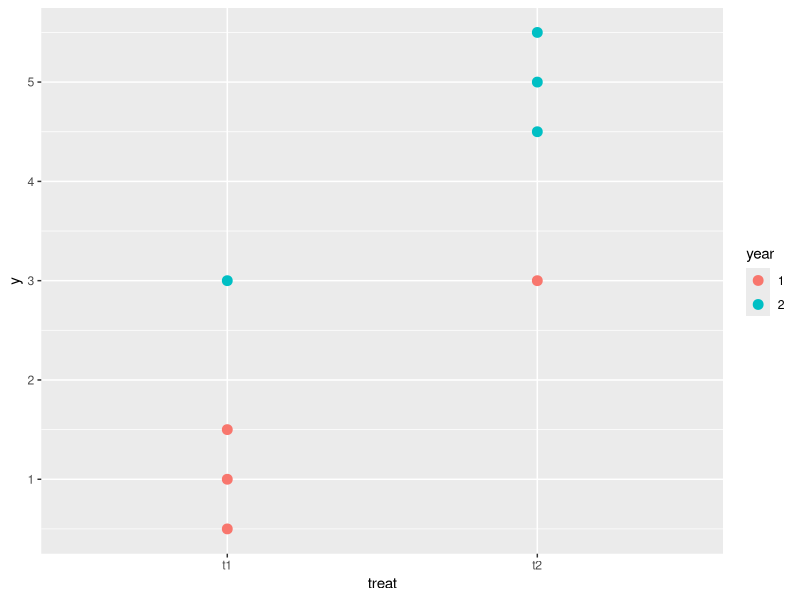
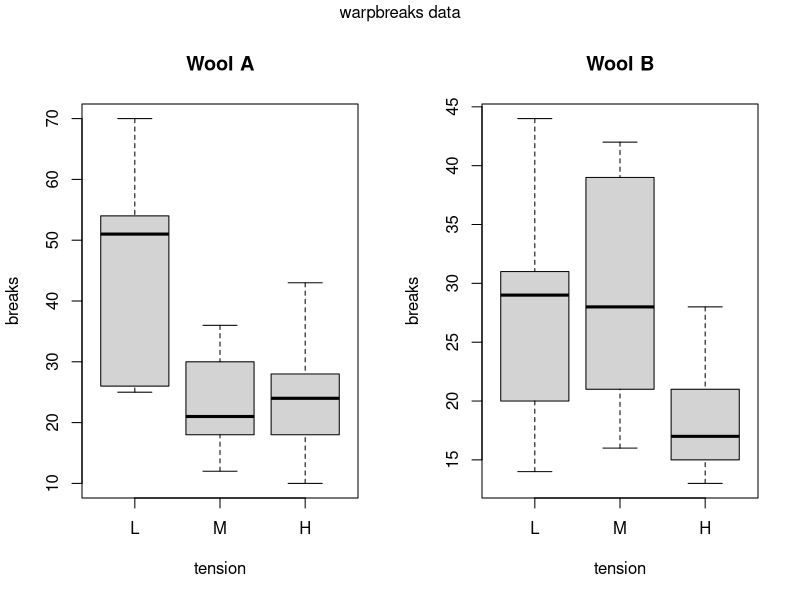

The R script that drew these images, in order: (Note: this script raises an error after producing the figures.)
### R code from vignette source 'LSmeans.Rnw'
### Encoding: ISO8859-1

###################################################
### code chunk number 1: LSmeans.Rnw:54-57
###################################################
require( doBy )
prettyVersion <- packageDescription("doBy")$Version
prettyDate <- format(Sys.Date())


###################################################
### code chunk number 2: LSmeans.Rnw:95-96
###################################################
options("width"=90, "digits"=3)


###################################################
### code chunk number 3: LSmeans.Rnw:107-111
###################################################
dir.create("figures")
oopt <- options()
options("digits"=4, "width"=80, "prompt"="> ", "continue"="  ")
##options(useFancyQuotes="UTF-8")


###################################################
### code chunk number 4: LSmeans.Rnw:151-152 (eval = FALSE)
###################################################
## lm( y ~ treat + block + year)


###################################################
### code chunk number 5: LSmeans.Rnw:171-173 (eval = FALSE)
###################################################
## library(lme4)
## lmer( y ~ treat + (1|block) + (1|year))


###################################################
### code chunk number 6: LSmeans.Rnw:208-213
###################################################
simdat<-structure(list(treat = structure(c(1L, 1L, 1L, 2L, 1L, 2L, 2L, 2L
), .Label = c("t1", "t2"), class = "factor"), year = structure(c(1L,
1L, 1L, 1L, 2L, 2L, 2L, 2L), .Label = c("1", "2"), class = "factor"),
    y = c(0.5, 1, 1.5, 3, 3, 4.5, 5, 5.5)), .Names = c("treat", "year",
"y"), row.names = c(NA, -8L), class = "data.frame")


###################################################
### code chunk number 7: LSmeans.Rnw:218-219
###################################################
simdat


###################################################
### code chunk number 8: simdat-fig
###################################################
library(ggplot2)
qplot(treat, y, data=simdat, color=year, size=I(3))


###################################################
### code chunk number 9: LSmeans.Rnw:231-233
###################################################
msim <- lm(y ~ treat + year, data=simdat)
LSmeans( msim, effect="treat")


###################################################
### code chunk number 10: LSmeans.Rnw:237-238
###################################################
summaryBy(y~treat, data=simdat)


###################################################
### code chunk number 11: LSmeans.Rnw:250-253
###################################################
summary( warpbreaks )
head( warpbreaks, 4 )
ftable(xtabs( ~ wool + tension, data=warpbreaks))


###################################################
### code chunk number 12: LSmeans.Rnw:257-264
###################################################
 opar <- par(mfrow = c(1, 2), oma = c(0, 0, 1.1, 0))
     plot(breaks ~ tension, data = warpbreaks, col = "lightgray",
          varwidth = TRUE, subset = wool == "A", main = "Wool A")
     plot(breaks ~ tension, data = warpbreaks, col = "lightgray",
          varwidth = TRUE, subset = wool == "B", main = "Wool B")
     mtext("warpbreaks data", side = 3, outer = TRUE)
     par(opar)


###################################################
### code chunk number 13: LSmeans.Rnw:268-269
###################################################
(warp.lm <- lm(breaks ~ wool + tension, data=warpbreaks))


###################################################
### code chunk number 14: LSmeans.Rnw:274-276
###################################################
uni <- unique(warpbreaks[,2:3])
prd <- cbind(breaks=predict(warp.lm, newdata=uni), uni); prd


###################################################
### code chunk number 15: LSmeans.Rnw:291-292
###################################################
LSmeans(warp.lm, effect="tension")


###################################################
### code chunk number 16: LSmeans.Rnw:298-299
###################################################
doBy::summaryBy(breaks ~ tension, data=warpbreaks)


###################################################
### code chunk number 17: LSmeans.Rnw:311-313
###################################################
warp.lm2 <- update(warp.lm, .~.+wool:tension)
coef( summary( warp.lm2 ))


###################################################
### code chunk number 18: LSmeans.Rnw:318-320
###################################################
K2 <- LSmatrix(warp.lm2, effect="tension"); K2
linest(warp.lm2, K=K2)


###################################################
### code chunk number 19: chick-fig
###################################################
library(ggplot2)
ChickWeight$Diet <- factor(ChickWeight$Diet)
qplot(Time, weight, data=ChickWeight, colour=Chick, facets=~Diet,
      geom=c("point","line"))


###################################################
### code chunk number 20: LSmeans.Rnw:350-353
###################################################
library(lme4)
rr <- lmer(weight~Time*Diet + (0+Time|Chick), data=ChickWeight)
coef(summary(rr))


###################################################
### code chunk number 21: LSmeans.Rnw:359-360
###################################################
LSmatrix(rr, effect="Diet")


###################################################
### code chunk number 22: LSmeans.Rnw:367-368
###################################################
K1 <- LSmatrix(rr, effect="Diet", at=list(Time=1)); K1


###################################################
### code chunk number 23: LSmeans.Rnw:374-377
###################################################
K0 <- LSmatrix(rr, effect="Diet", at=list(Time=0))
K1-K0
LSmeans(rr, K=K1-K0)


###################################################
### code chunk number 24: LSmeans.Rnw:382-389
###################################################
LSmeans_trend <- function(object, effect, trend){

    K<-LSmatrix(object, effect=effect, at=as.list(setNames(1, trend))) -
        LSmatrix(object, effect=effect, at=as.list(setNames(0, trend)))
    LSmeans(object, K=K)
}
LSmeans_trend(rr, effect="Diet", trend="Time")


###################################################
### code chunk number 25: LSmeans.Rnw:397-402
###################################################
data(CO2)
CO2 <- transform(CO2, Treat=Treatment, Treatment=NULL)
levels(CO2$Treat) <- c("nchil","chil")
levels(CO2$Type) <- c("Que","Mis")
ftable(xtabs( ~ Plant + Type + Treat, data=CO2), col.vars=2:3)


###################################################
### code chunk number 26: co2-fig
###################################################
qplot(x=log(conc), y=uptake, data=CO2, color=Treat, facets=~Type, size=I(3))


###################################################
### code chunk number 27: LSmeans.Rnw:413-415
###################################################
co2.lm1 <- lm(uptake ~ conc + Type + Treat, data=CO2)
LSmeans(co2.lm1, effect="Treat")


###################################################
### code chunk number 28: LSmeans.Rnw:421-423 (eval = FALSE)
###################################################
## co2.lm <- lm(uptake ~ log(conc) + Type + Treat, data=CO2)
## LSmeans(co2.lm, effect="Treat")


###################################################
### code chunk number 29: LSmeans.Rnw:428-431
###################################################
co2.lm2 <- lm(uptake ~ log.conc + Type + Treat,
             data=transform(CO2, log.conc=log(conc)))
LSmeans(co2.lm2, effect="Treat")


###################################################
### code chunk number 30: LSmeans.Rnw:438-440
###################################################
co2.lm3 <- lm(uptake ~ conc + I(conc^2) + Type + Treat, data=CO2)
LSmeans(co2.lm3, effect="Treat")


###################################################
### code chunk number 31: LSmeans.Rnw:448-451
###################################################
co2.lm4 <- lm(uptake ~ conc + conc2 + Type + Treat, data=
              transform(CO2, conc2=conc^2))
LSmeans(co2.lm4, effect="Treat")


###################################################
### code chunk number 32: LSmeans.Rnw:456-457
###################################################
LSmeans(co2.lm4, effect="Treat", at=list(conc=10, conc2=100))


###################################################
### code chunk number 33: LSmeans.Rnw:476-479
###################################################
warp.poi <- glm(breaks ~ wool + tension, family=poisson, data=warpbreaks)
LSmeans(warp.poi, effect="tension", type="link")
LSmeans(warp.poi, effect="tension", type="response")


###################################################
### code chunk number 34: LSmeans.Rnw:490-493
###################################################
warp.qpoi <- glm(breaks ~ wool + tension, family=quasipoisson, data=warpbreaks)
LSmeans(warp.qpoi, effect="tension", type="link")
LSmeans(warp.qpoi, effect="tension", type="response")


###################################################
### code chunk number 35: LSmeans.Rnw:499-502
###################################################
warp.poi2 <- glm(breaks ~ wool + tension, family=poisson(link=identity),
                 data=warpbreaks)
LSmeans(warp.poi2, effect="tension", type="link")


###################################################
### code chunk number 36: LSmeans.Rnw:516-519
###################################################
warp.gam <- glm(breaks ~ wool + tension, family=Gamma(link=identity),
                 data=warpbreaks)
LSmeans(warp.gam, effect="tension", type="link")


###################################################
### code chunk number 37: LSmeans.Rnw:539-542
###################################################
warp.poi3 <- glm(breaks ~ wool + tension, family=quasipoisson(link=identity),
                 data=warpbreaks)
LSmeans(warp.poi3, effect="tension")


###################################################
### code chunk number 38: LSmeans.Rnw:550-553
###################################################
library(lme4)
warp.mm <- lmer(breaks ~ tension + (1|wool), data=warpbreaks)
LSmeans(warp.mm, effect="tension")


###################################################
### code chunk number 39: LSmeans.Rnw:561-562
###################################################
VarCorr(warp.mm)


###################################################
### code chunk number 40: LSmeans.Rnw:569-570
###################################################
LSmeans(warp.mm, effect="tension", adjust.df=FALSE)


###################################################
### code chunk number 41: LSmeans.Rnw:578-582
###################################################
library(geepack)
warp.gee <- geeglm(breaks ~ tension, id=wool, family=poisson, data=warpbreaks)
LSmeans(warp.gee, effect="tension")
LSmeans(warp.gee, effect="tension", type="response")


###################################################
### code chunk number 42: LSmeans.Rnw:593-594
###################################################
K <- LSmatrix(warp.lm, effect="tension"); K


###################################################
### code chunk number 43: LSmeans.Rnw:598-599
###################################################
linest( warp.lm, K=K )


###################################################
### code chunk number 44: LSmeans.Rnw:606-614
###################################################
## Make balanced dataset
dat.bal <- expand.grid(list(AA=factor(1:2), BB=factor(1:3), CC=factor(1:3)))
dat.bal$y <- rnorm(nrow(dat.bal))

## Make unbalanced dataset:  'BB' is nested within 'CC' so BB=1
## is only found when CC=1 and BB=2,3 are found in each CC=2,3,4
dat.nst <- dat.bal
dat.nst$CC <-factor(c(1,1,2,2,2,2,1,1,3,3,3,3,1,1,4,4,4,4))


###################################################
### code chunk number 45: LSmeans.Rnw:620-622
###################################################
head(dat.nst)
ftable(xtabs( ~ AA + BB + CC, data=dat.nst))


###################################################
### code chunk number 46: LSmeans.Rnw:627-629
###################################################
mod.nst  <- lm(y ~ AA + BB : CC, data=dat.nst)
coef( mod.nst )


###################################################
### code chunk number 47: LSmeans.Rnw:636-637
###################################################
LSmeans(mod.nst, effect=c("BB", "CC"))


###################################################
### code chunk number 48: LSmeans.Rnw:649-650
###################################################
X <- model.matrix( mod.nst ); as(X,"Matrix")


###################################################
### code chunk number 49: LSmeans.Rnw:664-666
###################################################
K <- LSmatrix(mod.nst, effect="BB", at=list(CC=2));K
LSmeans(mod.nst, K=K)


###################################################
### code chunk number 50: LSmeans.Rnw:677-680
###################################################
XtXinv <- MASS::ginv(t(X)%*%X)
bhat <- as.numeric(XtXinv %*% t(X) %*% dat.nst$y)
zapsmall(bhat)


###################################################
### code chunk number 51: LSmeans.Rnw:686-687
###################################################
K %*% bhat


###################################################
### code chunk number 52: LSmeans.Rnw:714-716
###################################################
S<-svd(X)
names(S)


###################################################
### code chunk number 53: LSmeans.Rnw:720-722
###################################################
B<-S$v[, S$d<1e-10, drop=FALSE ]; zapsmall(B) ## Basis for N(X)
zapsmall( rowSums(K%*%B) )


###################################################
### code chunk number 54: LSmeans.Rnw:736-739
###################################################
library("multcomp")
g1 <- glht(warp.lm, mcp(tension="Tukey"))
summary( g1 )


###################################################
### code chunk number 55: LSmeans.Rnw:744-745
###################################################
K1 <- g1$linfct; K1
